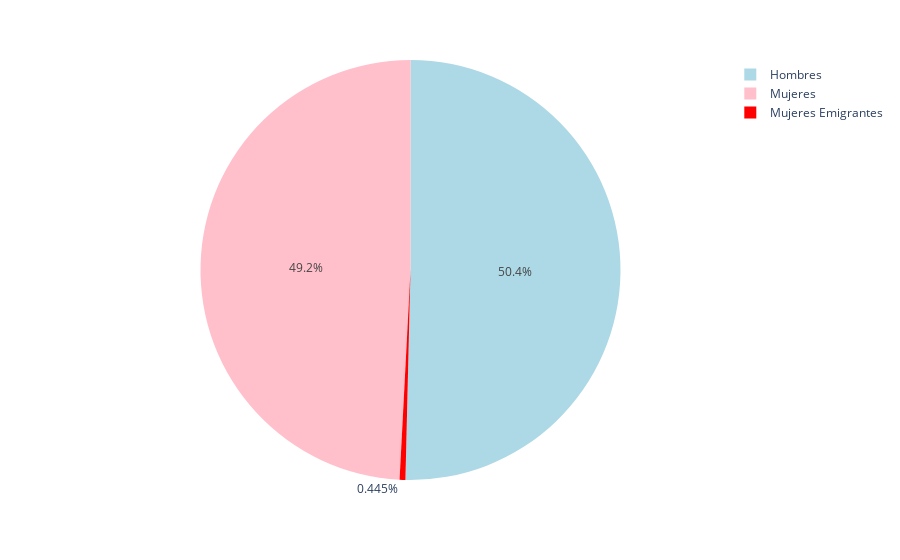

The code cell stored with this chart in its notebook:
### Markdown cell above
#### ¿Serán cifras importantes?

Granma cuenta con un promedio de 828521 habitantes distribuidos en 12 municipios, con una media de 63732 residentes por municipio. Bayamo, la ciudad principal de la provincia, cuenta con una población promedio de 129251 habitantes, casi el doble de los demás municipios. En cuanto a la representación de las mujeres, conforman el 49%. Por lo tanto, su participación en las migraciones internas no ha afectado a las mujeres en la provincia de Granma, ya que su disminución ha sido solo del 0.90%, una cifra que no se considera relevante. Además, la población total de emigrantes representa un 1% de la población, lo cual tampoco considero un valor significativo.

### Code cell
#lista de residentes hombres y mujeres 2006-2022
poblacionT = llenar_lista("municipios",'residentesH_M_06-22',granma['listamunis'])
#separo los hombres que están en los indice par
listaH = [y for x,y in enumerate(poblacionT) if x % 2 == 0 ]
#separo las mujeres que están en los indice impar
listaM = [y for x,y in enumerate(poblacionT)if x % 2 != 0]
#los llevamos a matrices numpy
listaH = np.array(listaH)
listaM = np.array(listaM)
#total de emigrantes
total1 = total.copy()
#mujeres emigrantes
M = proviM.copy()
#transpuesta y suma de sus filas
M = M.T.sum(axis = 1)
#listas de hombres y mujeres
m = listaM.T.sum(axis = 1)
h = listaH.T.sum(axis = 1)
#Población total
PT = m + h
#promedio de hombres y mujeres
mediaMT = m.mean().round()
mediaHT = h.mean().round()
#porciento de mujeres emigrantes con respecto a la media de mujeres
mujeres_emigrantes_porciento = (M.mean() / mediaMT) * 100
#porciento de emigrantes con respecto al total 
porciento_emigranteT = (total1.mean() / PT.mean()) * 100
print(f"porciento de emigrantes con respecto a la población total: {int(porciento_emigranteT.round())}%")
#crear el data frame
df14 = pd.DataFrame({"Población":[mediaHT,mediaMT,round(M.mean())],
                   "Categoria":['Hombres','Mujeres',"Mujeres Emigrantes"],
                   "Color":["lightblue","pink","red"]})
#gráfico de pastel
fig = px.pie(df14, values = 'Población', 
             names = 'Categoria', 
             color = 'Color', 
             color_discrete_sequence = df14['Color'])

fig.show()

### Figure 1 — Plotly figure (JSON) as saved in the notebook; plotly's stock layout.template omitted (floating-point values rounded to 4 significant figures)
{"data": [{"customdata": [["lightblue"], ["pink"], ["red"]], "domain": {"x": [0, 1], "y": [0, 1]}, "hovertemplate": "Categoria=%{label}<br>Población=%{value}<br>Color=%{customdata[0]}<extra></extra>", "labels": ["Hombres", "Mujeres", "Mujeres Emigrantes"], "legendgroup": "", "marker": {"colors": ["lightblue", "pink", "red"]}, "name": "", "showlegend": true, "type": "pie", "values": [419310, 409211, 3700]}], "layout": {"legend": {"tracegroupgap": 0}, "margin": {"t": 60}, "piecolorway": ["lightblue", "pink", "red"]}}
